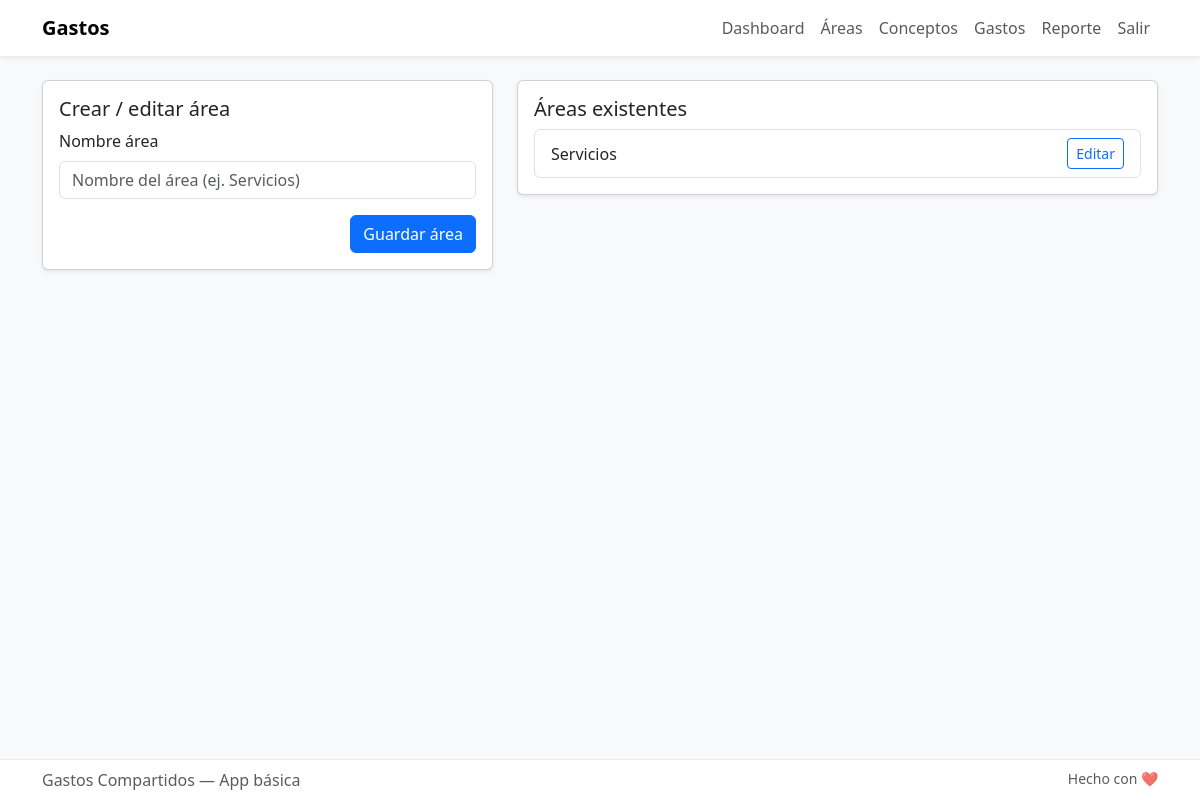
Before: /areas (signed in) with the older database file.
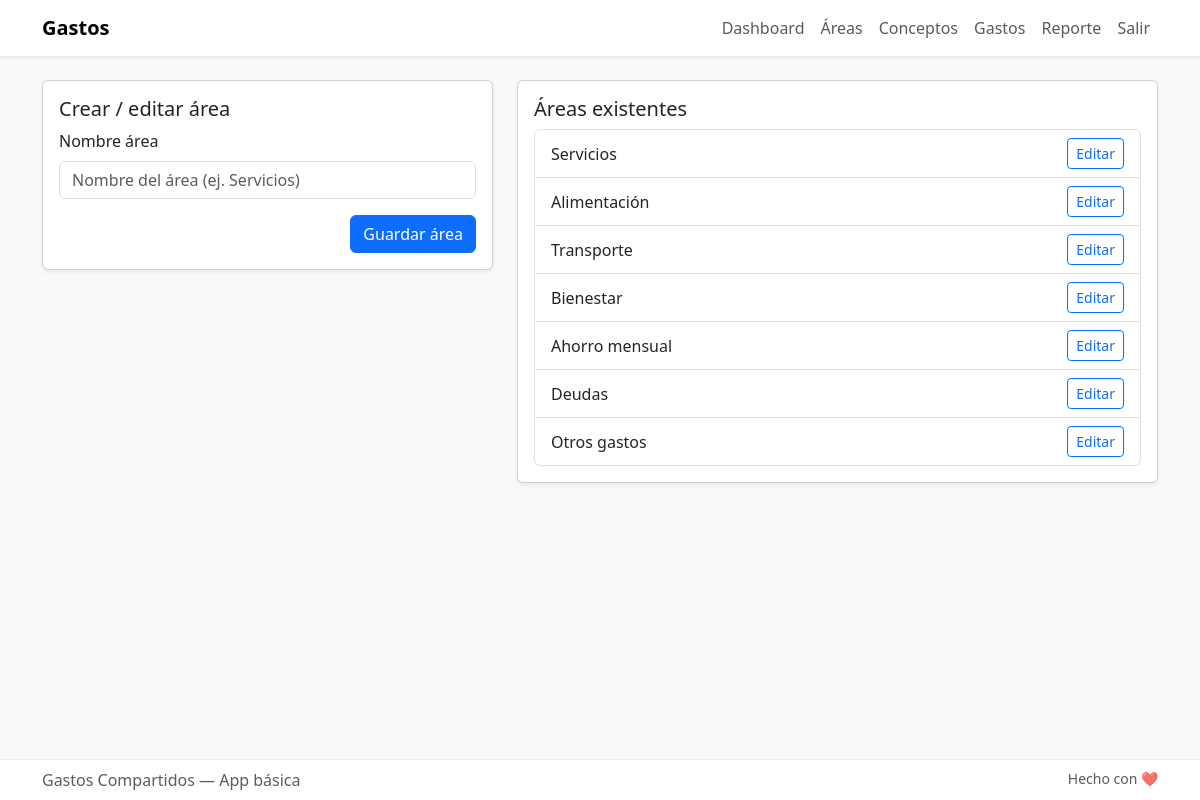
After: the same page with the newer database file.
### models.py (models this page shows)
class Area(db.Model):
    id = db.Column(db.Integer, primary_key=True)
    nombre = db.Column(db.String(120), nullable=False)
    conceptos = db.relationship('Concepto', backref='area', lazy=True)

### app.py (the view)
@app.route('/areas', methods=['GET', 'POST'])
@login_required
def areas_view():
    form = AreaForm()
    if form.validate_on_submit():
        area = Area(nombre=form.nombre.data)
        db.session.add(area)
        db.session.commit()
        flash('Área creada', 'success')
        return redirect(url_for('areas_view'))
    areas = Area.query.all()
    return render_template('areas.html', form=form, areas=areas)

### forms.py
class AreaForm(FlaskForm):
    nombre = StringField('Nombre área', validators=[DataRequired()])
    submit = SubmitField('Guardar área')

### app.py (called while the page is built)
@login_manager.user_loader
def load_user(user_id):
    return User.query.get(int(user_id))

### templates/areas.html (shortened to what this page needs)
{% extends 'base.html' %}
{% block content %}
<div class="row">
  <div class="col-md-5">
    <div class="card shadow-sm">
      <div class="card-body">
        <h5 class="card-title">Crear / editar área</h5>
        <form method="post">
          <div class="mb-3">
            {{ form.nombre.label(class="form-label") }}
            {{ form.nombre(class="form-control", placeholder="Nombre del área (ej. Servicios)") }}
          </div>
          <div class="d-flex justify-content-end">
            {{ form.submit(class="btn btn-primary") }}
          </div>
        </form>
      </div>
    </div>
  </div>
  <div class="col-md-7">
    <div class="card shadow-sm">
      <div class="card-body">
        <h5 class="card-title">Áreas existentes</h5>
        <ul class="list-group">
          {% for a in areas %}
            <li class="list-group-item d-flex justify-content-between align-items-center">
              {{ a.nombre }}
              <div>
                <a href="{{ url_for('editar_area', area_id=a.id) }}" class="btn btn-sm btn-outline-primary">Editar</a>
              </div>
            </li>
          {% else %}
            <li class="list-group-item small text-muted">No hay áreas registradas</li>
          {% endfor %}
        </ul>
      </div>
    </div>
  </div>
</div>
{% endblock %}

Changed rows visible on the page:
added Area: nombre "Alimentación"
added Area: nombre "Transporte"
added Area: nombre "Bienestar"
added Area: nombre "Ahorro mensual"
added Area: nombre "Deudas"
added Area: nombre "Otros gastos"
